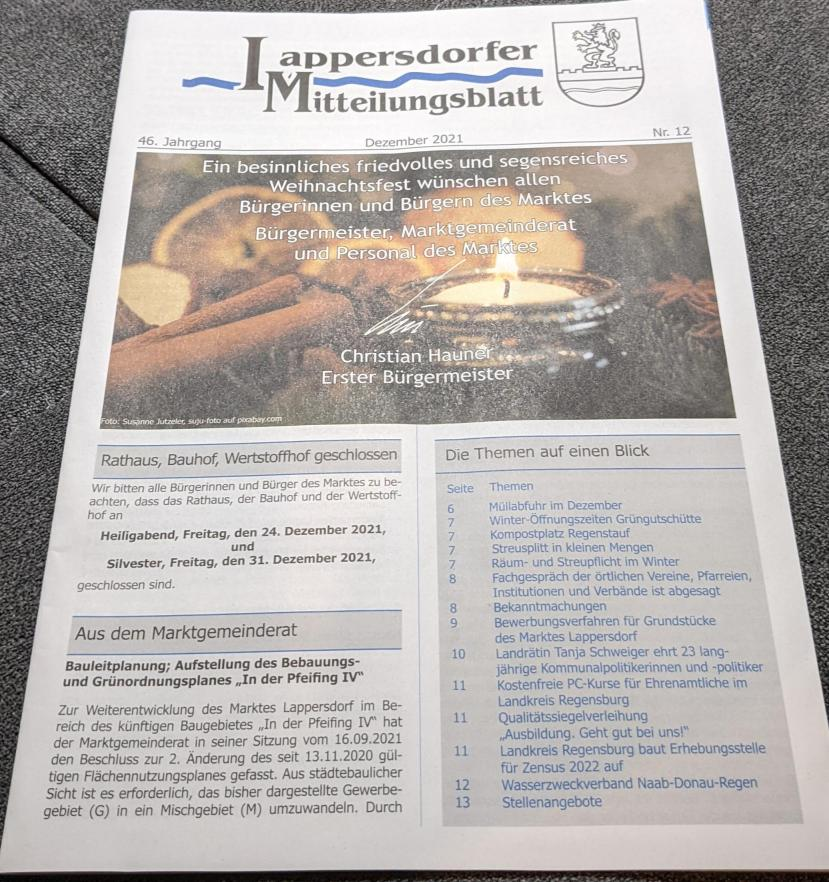
#> input picture lesson8/data/document.jpg, 829 x 882 px
$ jupyter execute --allow-errors Homework.ipynb
#> lines starting #> are read from the running program, lines starting #| are printed output that depends on the picture; after the words box and inside, x2 and y2 are one past the last pixel; in counts of white or black regions, pixels touching at a corner belong together
# HOMEWORK 8 (IN PROGRESS)

In this homework you are going to implement your first machine learning algorithm to automatically binarize document images. The goal of document binarization is to seprate the characters (letters) from everything else. This is the crucial part for automatic document understanding and information extraction from the . In order to do so, you will use the Otsu thresholding algorithm.

At the end of this notebook, there are a couple of questions for you to answer.

[cell 1]
import cv2
import math
import numpy as np
from matplotlib import pyplot as plt
plt.rcParams['figure.figsize'] = [15, 10]

Let's load the document image we will be working on in this homework.

[cell 2]
img = cv2.imread('data/document.jpg')
#> img is the input picture: shape (882, 829, 3); mean B, G, R 170.9, 173.4, 178.4
img = cv2.cvtColor(img, cv2.COLOR_BGR2GRAY)
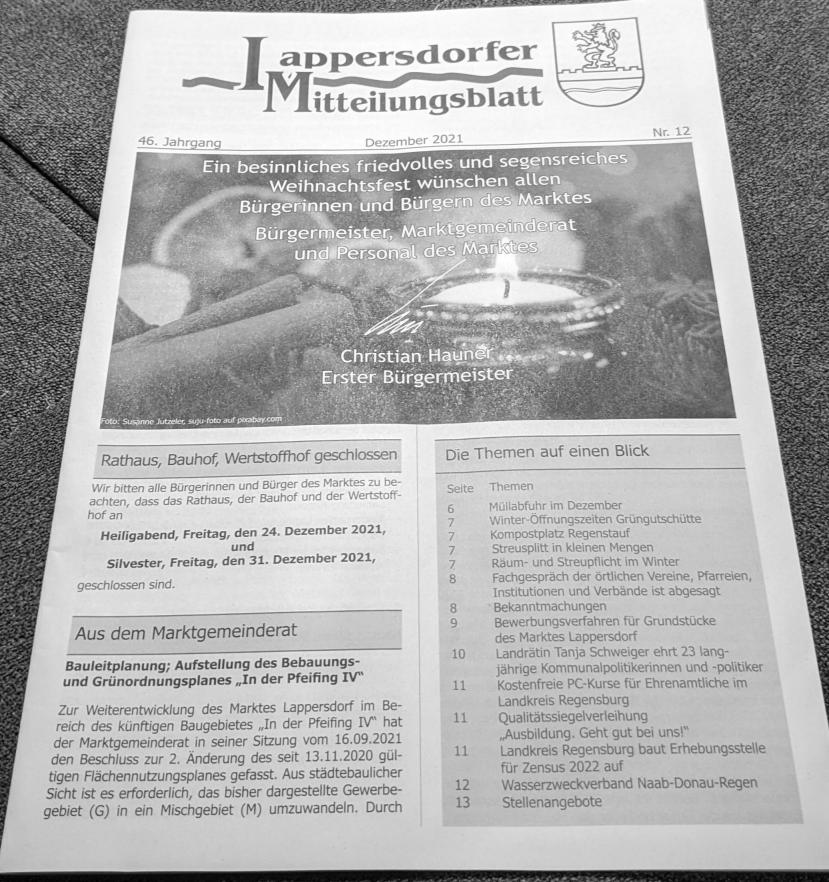
#> img: shape (882, 829); min 0, max 255, mean 174.6
plt.imshow(img, cmap='gray')

First, let's have a look at the histogram.

[cell 3]
h = np.histogram(img, 256)
plt.bar(h[1][0:-1], h[0])
plt.xlabel('Colour'), plt.ylabel('Count')
plt.grid(True)
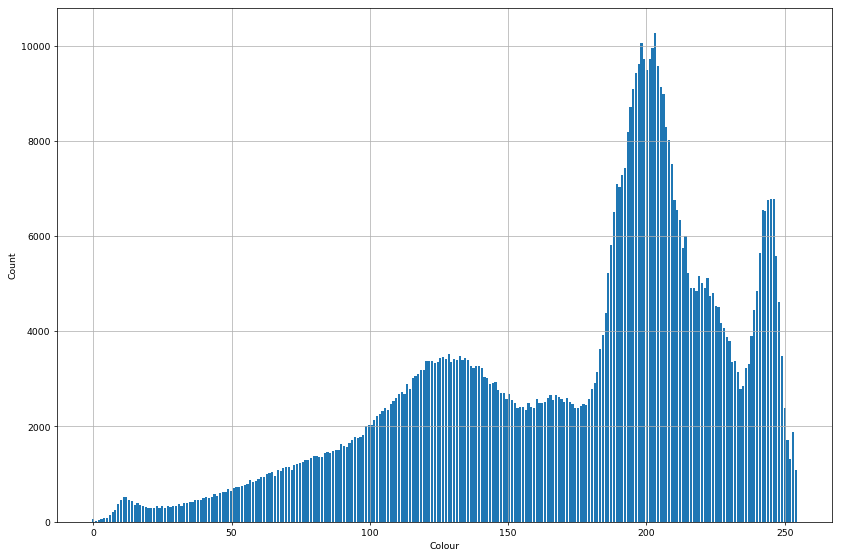
#> figure drawn by matplotlib, 1 panel; tallest bar 10273 high, from x = 202.8 to 203.6

#> (a cell that did not finish here is left out)

[cell 5]
ret,th1 = cv2.threshold(img,0,255,cv2.THRESH_BINARY)
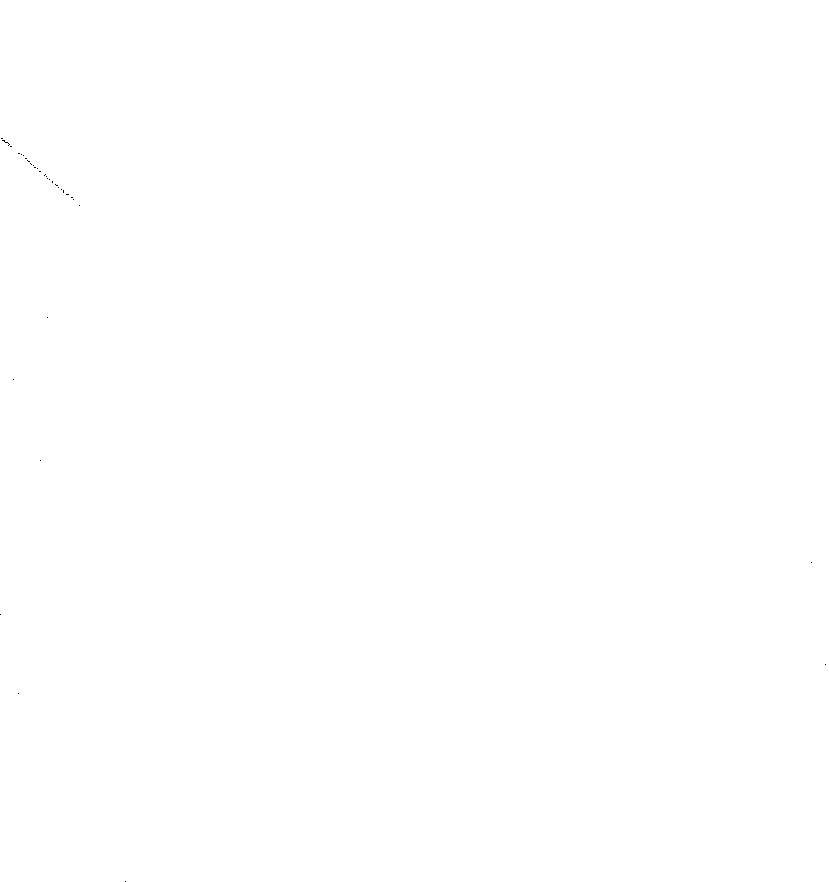
#> th1: shape (882, 829); 100% white; black in thin lines or dots, all inside (x1, y1, x2, y2) = (0, 138, 826, 882)
print(th1)
#> (printed output is left out)
print(ret)

$ run again, with lesson8/data/kodim15.png saved as lesson8/data/document.jpg
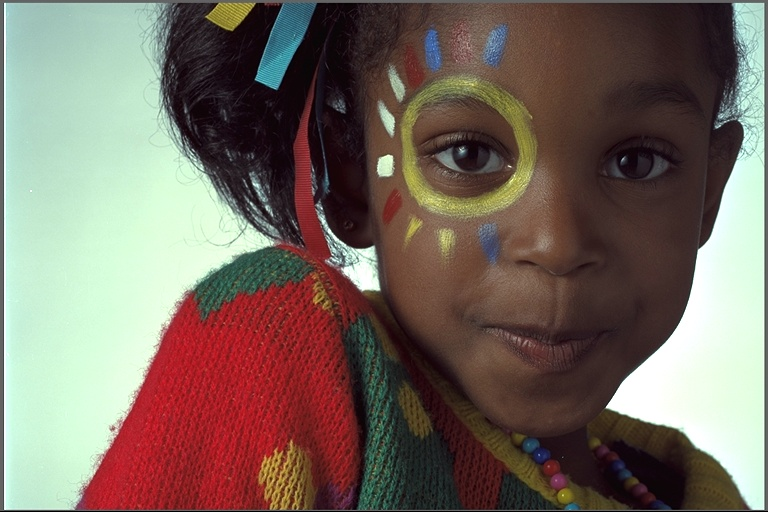
#> input picture lesson8/data/kodim15.png, 768 x 512 px
#> img is the input picture: shape (512, 768, 3); mean B, G, R 95.8, 105.8, 119.3
#> `img = cv2.cvtColor(img, cv2.COLOR_BGR2GRAY)`:
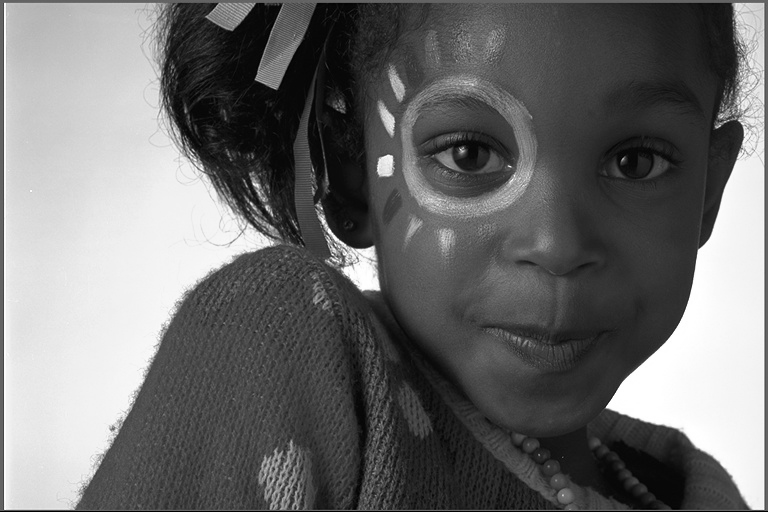
#> img: shape (512, 768); min 0, max 255, mean 108.7
#> `[cell 3] h = np.histogram(img, 256) plt.bar(h[1][0:-1], h[0]) plt.xlab..`:
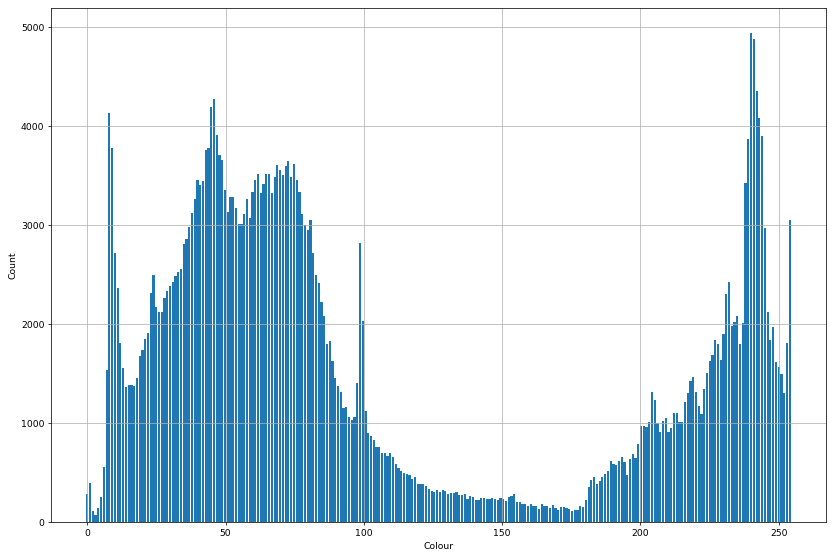
#> figure drawn by matplotlib, 1 panel; tallest bar 4940 high, from x = 239.7 to 240.5
#> th1: shape (512, 768); 99.9% white; black in thin lines or dots, all inside (x1, y1, x2, y2) = (1, 511, 766, 512)
#> (printed output is left out)
